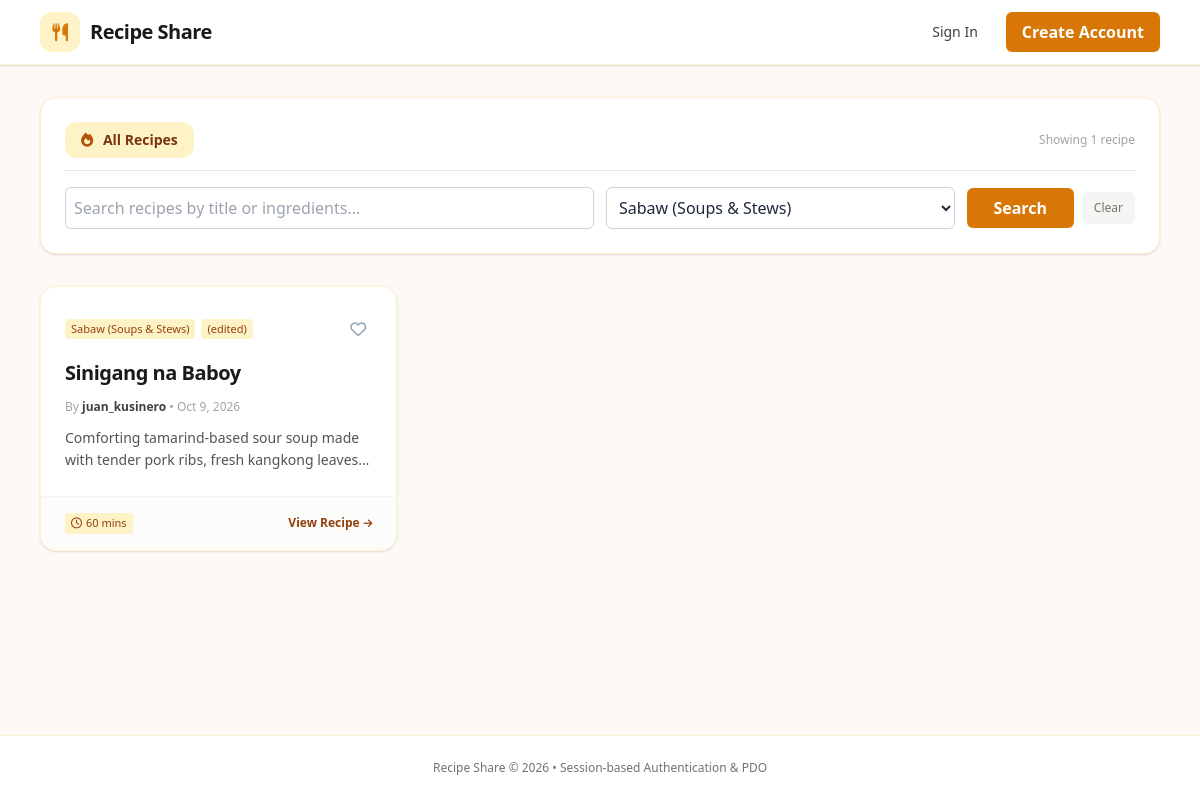
Screenshot of /index.php?category=2 with the database file from the repository.
### tables this page shows
CREATE TABLE `recipes` (
  `id` int(11) NOT NULL AUTO_INCREMENT,
  `user_id` int(11) NOT NULL,
  `category_id` int(11) NOT NULL,
  `title` varchar(150) NOT NULL,
  `description` varchar(300) NOT NULL,
  `instructions` text NOT NULL,
  `cooking_time_mins` int(11) DEFAULT 30,
  `servings` int(11) DEFAULT 4,
  `is_edited` tinyint(1) DEFAULT 0,
  `created_at` timestamp NOT NULL DEFAULT current_timestamp(),
  `updated_at` timestamp NOT NULL DEFAULT current_timestamp() ON UPDATE current_timestamp(),
  PRIMARY KEY (`id`),
  KEY `fk_recipes_user` (`user_id`),
  KEY `fk_recipes_category` (`category_id`),
  CONSTRAINT `fk_recipes_category` FOREIGN KEY (`category_id`) REFERENCES `categories` (`id`),
  CONSTRAINT `fk_recipes_user` FOREIGN KEY (`user_id`) REFERENCES `users` (`id`) ON DELETE CASCADE
);

CREATE TABLE `categories` (
  `id` int(11) NOT NULL AUTO_INCREMENT,
  `name` varchar(50) NOT NULL,
  `description` varchar(255) DEFAULT NULL,
  PRIMARY KEY (`id`),
  UNIQUE KEY `name` (`name`)
);

CREATE TABLE `users` (
  `id` int(11) NOT NULL AUTO_INCREMENT,
  `username` varchar(50) NOT NULL,
  `email` varchar(100) NOT NULL,
  `password` varchar(255) NOT NULL,
  `created_at` timestamp NOT NULL DEFAULT current_timestamp(),
  PRIMARY KEY (`id`),
  UNIQUE KEY `username` (`username`),
  UNIQUE KEY `email` (`email`)
);

### classes/Recipe.php (called while the page is built, shortened)
<?php
class Recipe {
    private PDO $pdo;
    public function __construct(?PDO $pdo = null) {
        if ($pdo !== null) {
            $this->pdo = $pdo;
        } else {
            require_once __DIR__ . '/../config/db.php';
            $this->pdo = $GLOBALS['pdo'] ?? ($pdo ?? null);
        }
    }
    public function getAll(?string $keyword = null, ?int $categoryId = null): array {
        $sql = "SELECT r.*, u.username, c.name AS category_name
                FROM recipes r
                JOIN users u ON r.user_id = u.id
                JOIN categories c ON r.category_id = c.id";
        $conditions = [];
        $params = [];
        if ($categoryId !== null && $categoryId > 0) {
            $conditions[] = "r.category_id = ?";
            $params[] = $categoryId;
        }
        if (!empty($conditions)) {
            $sql .= " WHERE " . implode(" AND ", $conditions);
        }
        $sql .= " ORDER BY r.created_at DESC";
        $stmt = $this->pdo->prepare($sql);
        $stmt->execute($params);
        return $stmt->fetchAll();
    }
    public function getCategories(): array {
        $stmt = $this->pdo->query("SELECT * FROM categories ORDER BY id ASC");
        return $stmt->fetchAll();
    }
}

### index.php (the view, shortened to what this page needs)
<?php
require_once __DIR__ . '/classes/Recipe.php';
$isLoggedIn = isset($_SESSION['user_id']);
$userId     = $isLoggedIn ? (int)$_SESSION['user_id'] : 0;
$username   = $_SESSION['username'] ?? '';
$recipeModel   = new Recipe();
$favoriteModel = new Favorite();
$categories    = $recipeModel->getCategories();
$keyword       = trim($_GET['search'] ?? '');
$categoryId    = (isset($_GET['category']) && $_GET['category'] !== '') ? (int)$_GET['category'] : null;
$viewFavorites = ($isLoggedIn && isset($_GET['view']) && $_GET['view'] === 'favorites');
$userFavoritedIds = [];
if ($viewFavorites) {
    $rawFavs = $favoriteModel->getUserFavorites($userId);
    $recipes = array_filter($rawFavs, function ($r) use ($keyword, $categoryId) {
        if ($categoryId !== null && $categoryId > 0 && (int)$r['category_id'] !== $categoryId) {
            return false;
        }
        if ($keyword !== '') {
            $term = mb_strtolower($keyword);
            $inTitle = mb_stripos($r['title'], $term) !== false;
            $inDesc  = mb_stripos($r['description'], $term) !== false;
            if (!$inTitle && !$inDesc) {
                return false;
            }
        }
        return true;
    });
} else {
    $recipes = $recipeModel->getAll($keyword !== '' ? $keyword : null, $categoryId);
}
?>
<!DOCTYPE html>
<html lang="en">
<head>
    <script src="https://cdn.tailwindcss.com"></script>
    <link rel="stylesheet" href="assets/css/tailwind.min.css">
    <link rel="stylesheet" href="assets/fontawesome/css/all.min.css">
</head>
<body class="bg-[#fcf9f6] min-h-screen text-stone-800 antialiased flex flex-col">
    <header class="bg-white border-b border-amber-100 shadow-sm sticky top-0 z-50">
        <div class="max-w-6xl mx-auto px-4 h-16 flex items-center justify-between">
            <a href="index.php" class="flex items-center gap-2.5 group">
                <div class="w-10 h-10 rounded-xl bg-amber-100 flex items-center justify-center text-[#d97706] group-hover:bg-[#d97706] group-hover:text-white transition">
                    <i class="fa-solid fa-utensils text-lg"></i>
                </div>
                <span class="font-bold text-xl tracking-tight text-stone-900 group-hover:text-[#d97706] transition">Recipe Share</span>
            </a>
            <nav class="flex items-center gap-3">
                <?php if ($isLoggedIn): ?>
                    <a href="recipes/create.php"
                       style="background-color: #d97706; color: #ffffff; padding: 8px 16px; border-radius: 6px; font-weight: bold; text-decoration: none;">
                        <i class="fa-solid fa-plus mr-1 text-xs"></i> New Recipe
                    </a>
                    <span class="text-xs text-stone-500 hidden md:inline ml-2">
                        Hi, <strong class="text-stone-800"><?= htmlspecialchars($username) ?></strong>
                    </span>
                    <a href="auth/logout.php"
                       class="text-xs text-stone-500 hover:text-red-600 px-2 py-1 rounded transition">
                        Logout
                    </a>
                <?php else: ?>
                    <a href="auth/login.php" class="px-4 py-2 text-sm font-medium text-stone-700 hover:text-[#d97706] transition">
                        Sign In
                    </a>
                    <a href="auth/register.php"
                       style="background-color: #d97706; color: #ffffff; padding: 8px 16px; border-radius: 6px; font-weight: bold; text-decoration: none;">
                        Create Account
                    </a>
                <?php endif; ?>
            </nav>
        </div>
    </header>
    <main class="flex-1 max-w-6xl w-full mx-auto px-4 py-8 space-y-8">
        <div class="bg-white p-6 rounded-2xl shadow-sm border border-amber-100 space-y-4">
            <div class="flex items-center justify-between border-b border-stone-200 pb-3">
                <div class="flex items-center gap-2">
                    <a href="index.php"
                       class="px-4 py-2 rounded-xl text-sm font-semibold transition <?= !$viewFavorites ? 'bg-amber-100 text-amber-900' : 'text-stone-600 hover:bg-stone-100' ?>">
                        <i class="fa-solid fa-fire text-amber-700 mr-1.5"></i> All Recipes
                    </a>
                </div>
                <span class="text-xs text-stone-400 hidden sm:inline">
                    Showing <?= count($recipes) ?> <?= count($recipes) === 1 ? 'recipe' : 'recipes' ?>
                </span>
            </div>
            <form id="filter-form" onsubmit="event.preventDefault();" class="grid grid-cols-1 sm:grid-cols-12 gap-3 items-center">
                <div class="sm:col-span-6">
                    <input type="text" id="live-search" name="search"
                           value="<?= htmlspecialchars($keyword) ?>"
                           placeholder="Search recipes by title or ingredients..."
                           style="border: 1px solid #cbd5e1; background-color: #ffffff; color: #1e293b; padding: 8px; border-radius: 6px; width: 100%;">
                </div>
                <div class="sm:col-span-4">
                    <select id="live-category" name="category" style="border: 1px solid #cbd5e1; background-color: #ffffff; color: #1e293b; padding: 8px; border-radius: 6px; width: 100%;">
                        <?php foreach ($categories as $cat): ?>
                            <option value="<?= htmlspecialchars((string)$cat['id']) ?>" <?= ($categoryId === (int)$cat['id']) ? 'selected' : '' ?>>
                                <?= htmlspecialchars($cat['name']) ?>
                            </option>
                        <?php endforeach; ?>
                    </select>
                </div>
                <div class="sm:col-span-2 flex items-center gap-2">
                    <button type="button" id="search-btn"
                            style="background-color: #d97706; color: #ffffff; padding: 8px 16px; border-radius: 6px; font-weight: bold; text-decoration: none; border: none; cursor: pointer; width: 100%;">
                        Search
                    </button>
                    <button type="button" id="clear-filter-btn" title="Reset Filters"
                            class="px-3 py-2 text-xs text-stone-500 hover:text-stone-800 bg-stone-100 rounded-md cursor-pointer">
                        Clear
                    </button>
                </div>
            </form>
        </div>
        <div id="recipes-grid" class="grid grid-cols-1 md:grid-cols-2 lg:grid-cols-3 gap-6 <?= empty($recipes) ? 'hidden' : '' ?>">
            <?php foreach ($recipes as $r): ?>
                <?php
                $recipeId = (int)$r['id'];
                $isFav    = isset($userFavoritedIds[$recipeId]);
                ?>
                <div class="recipe-card bg-white rounded-2xl border border-amber-100/90 shadow-sm hover:shadow-md transition flex flex-col justify-between overflow-hidden"
                     data-title="<?= htmlspecialchars(mb_strtolower($r['title'])) ?>"
                     data-category="<?= htmlspecialchars((string)$r['category_id']) ?>"
                     data-desc="<?= htmlspecialchars(mb_strtolower($r['description'])) ?>">
                    <div class="p-6 space-y-3">
                        <div class="flex items-center justify-between gap-2">
                            <div class="flex flex-wrap items-center gap-1.5">
                                <span style="background-color: #fef3c7; color: #92400e; font-size: 11px; padding: 2px 6px; border-radius: 4px;">
                                    <?= htmlspecialchars($r['category_name']) ?>
                                </span>
                                <?php if ((int)$r['is_edited'] === 1): ?>
                                    <span style="background-color: #fef3c7; color: #92400e; font-size: 11px; padding: 2px 6px; border-radius: 4px;">
                                        (edited)
                                    </span>
                                <?php endif; ?>
                            </div>
                            <button type="button"
                                    class="fav-btn p-1.5 rounded-full hover:bg-rose-50 transition cursor-pointer"
                                    data-recipe-id="<?= htmlspecialchars((string)$recipeId) ?>"
                                    title="<?= $isFav ? 'Favorited' : 'Add to Favorites' ?>">
                                <i class="<?= $isFav ? 'fa-solid' : 'fa-regular' ?> fa-heart text-base"
                                   style="color: <?= $isFav ? '#ef4444' : '#94a3b8' ?>;"></i>
                            </button>
                        </div>
                        <h2 class="text-xl font-bold text-stone-900 tracking-tight leading-snug hover:text-[#d97706] transition">
                            <a href="recipes/view.php?id=<?= htmlspecialchars((string)$recipeId) ?>">
                                <?= htmlspecialchars($r['title']) ?>
                            </a>
                        </h2>
                        <p class="text-xs text-stone-400">
                            By <strong class="text-stone-700"><?= htmlspecialchars($r['username']) ?></strong>
                            &bull; <?= htmlspecialchars(date('M j, Y', strtotime($r['created_at']))) ?>
                        </p>
                        <p class="text-sm text-stone-600 line-clamp-2 leading-relaxed">
                            <?= htmlspecialchars($r['description']) ?>
                        </p>
                    </div>
                    <div class="px-6 py-4 bg-stone-50/60 border-t border-stone-100 flex items-center justify-between">
                        <span style="background-color: #fef3c7; color: #92400e; font-size: 11px; padding: 2px 6px; border-radius: 4px;">
                            <i class="fa-regular fa-clock mr-1"></i><?= htmlspecialchars((string)$r['cooking_time_mins']) ?> mins
                        </span>
                        <a href="recipes/view.php?id=<?= htmlspecialchars((string)$recipeId) ?>"
                           class="text-xs font-semibold text-amber-800 hover:text-amber-950 flex items-center gap-1 transition">
                            <span>View Recipe</span>
                            <i class="fa-solid fa-arrow-right text-[10px]"></i>
                        </a>
                    </div>
                </div>
            <?php endforeach; ?>
        </div>
    </main>
    <footer class="border-t border-amber-100 bg-white py-6 text-center text-xs text-stone-500 mt-12">
        Recipe Share &copy; <?= date('Y') ?> &bull; Session-based Authentication &amp; PDO
    </footer>
</body>
</html>

### rows the page displays
recipes: category.name "Sabaw (Soups & Stews)", is_edited "(edited)", title "Sinigang na Baboy", user.username "juan_kusinero", created_at "Oct 9, 2026", description "Comforting tamarind-based sour soup made with tender pork ribs, fresh kangkong…", cooking_time_mins "60"

### other values shown
count($recipes) "1"
form field category "Sabaw (Soups & Stews)"
